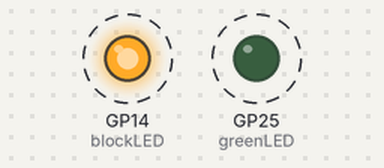
Bench run of a program on a simulated Raspberry Pi Pico running MicroPython. On the bench: output pins drawn as LEDs (lit = HIGH). Dashed ring = blinking.

Above: at 0.12 s.
Timing chart, 0 to 3.0 s (numbered marks = the images above):
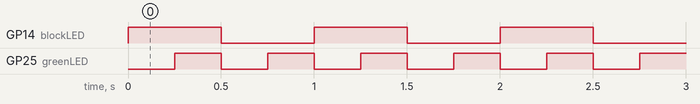

Measured:
- by itself, GP14 (blockLED): alternates HIGH for 0.50 s and LOW for 0.50 s
- by itself, GP25 (greenLED): alternates HIGH for 0.25 s and LOW for 0.25 s
- by itself, everything shown: repeats every 1.0 s, in 4 steps

The program:

Day2d.py
```python
'''
Flashing block and on board LEDS
'''

# Imports
from machine import Pin
import time

#Pin setup
blockLED = Pin(14, Pin.OUT) # Set GPIO 14 as an output
greenLED = Pin(25, Pin.OUT)

# Program Start
while True:
    blockLED.value(1)
    greenLED.value(0)
    time.sleep(0.25)
    blockLED.value(1)
    greenLED.value(1)
    time.sleep(0.25)
    blockLED.value(0)
    greenLED.value(0)
    time.sleep(0.25)
    blockLED.value(0)
    greenLED.value(1)
    time.sleep(0.25)
```
